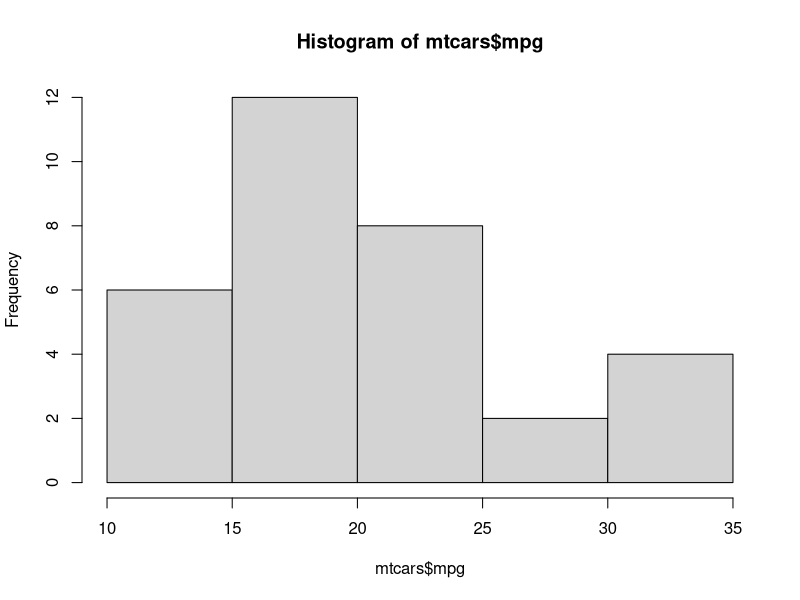
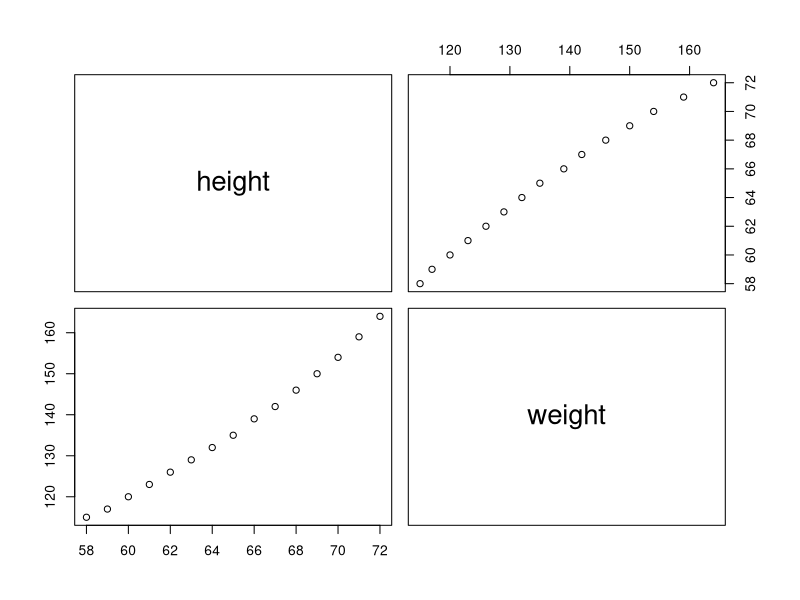
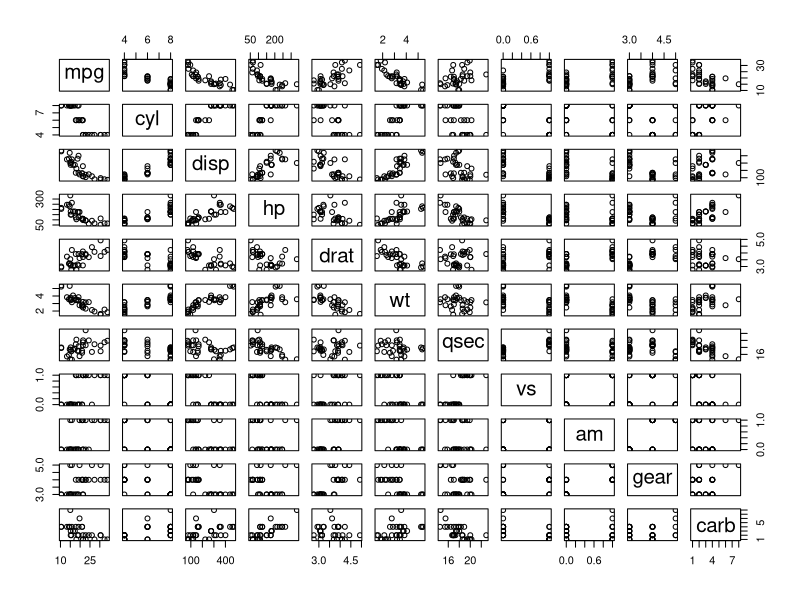

Write R code to recreate these figures, in order. (Note: this script raises an error after producing the figures.)
?hist

# Simple Histogram
str(mtcars )
hist(mtcars$mpg)

pairs(women)
cor(women$height, women$weight)




pairs(mtcars)
cor(mpg$cyl, mpg$gear)
options(digits = 4)
pairs(mtcars[1:4])


# Colored Histogram with Different Number of Bins
hist(mtcars$mpg, breaks=12, col="red")
# 12 bars
hist(mtcars$mpg, breaks=7, xlim=c(10,40), ylim=c(0,20) ,
     col=rainbow(7), labels=T, 
     main=paste('Histogram of MPG'))  

plot(density(x) , col= 'red')

